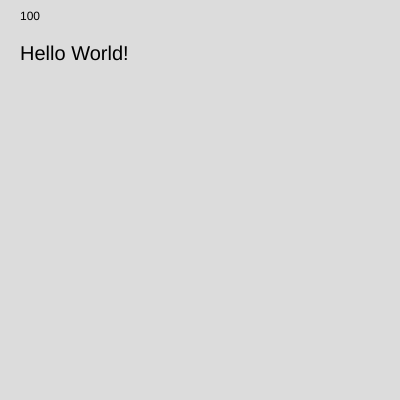
Frame 1 (no input)
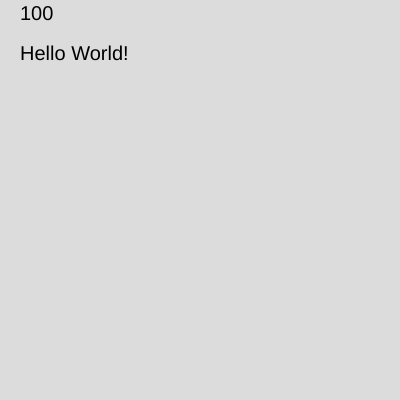
Frame 60 (no input)
Frame 120 (the mouse pressed at the canvas centre since frame 60): identical to frame 60, image omitted

The p5.js sketch that drew these frames (run headless with seeded random() and noise() and a simulated clock; from frame 60 on, the mouse is pressed at the canvas centre):

// p5.js sketch
// ── sketch.js
let x = 100;

function setup() {
  createCanvas(400, 400);
}

function draw() {
  background(220);

text(x, 20, 20);
textSize(20);
fill('black');
text('Hello World!', 20, 60);

}
